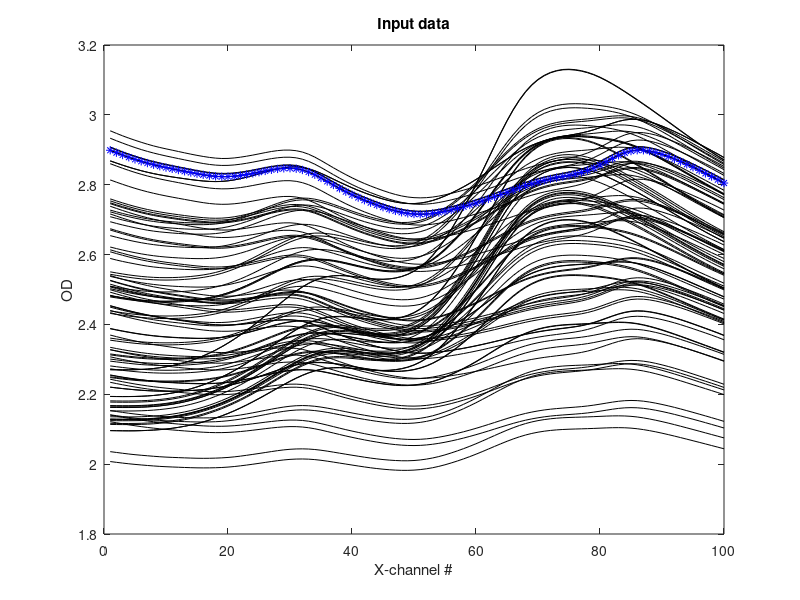

Write MATLAB code to recreate this figure.
% File EMSCMakeGoodSpectra.m
% Purpose: Generate weights
clear all,close all
OutFileName='EMSC_GoodSpectra'

load EMSC_Z
[nObj,nXVar]=size(Matrix);

Z=Matrix;
figure, plot(Z','k'), hold on
xlabel('X-channel #'),ylabel('OD'), Titl=['Input data'];title(Titl)
for i=1:nObj
    disp(['Object ',num2str(i),' = ',ObjLabels(i,:)])
end %for i

i=input('Give sample # for good spectrum ')
GoodSpectrum=Z(i,:);
plot(GoodSpectrum,'b*')

ObjLabels=['Good,i=',num2str(i)];

Matrix=GoodSpectrum;
OK=input(['Should this be saved to file ',OutFileName,' ? 1=OK '])
if OK==1
    txt=['save ', OutFileName,' Matrix ObjLabels VarLabels'];disp(txt)
    eval(txt)
end %if 
